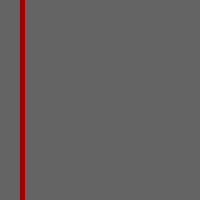
Frame 1 (no input)
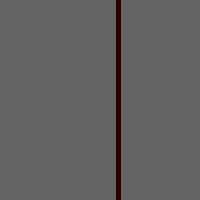
Frame 60 (the mouse pressed at the canvas centre just before this capture)
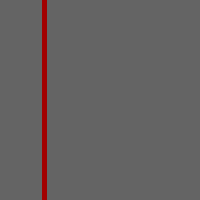
Frame 120 (the mouse held since frame 60 and released just before this capture)

The Processing sketch that drew these frames (run headless with seeded random() and noise(); from frame 60 on, the mouse is pressed at the canvas centre):

// Processing sketch: e141_pjs_audio
// ── e141_pjs_audio.pde
interface JavaScript {
  void playSound0();
  void playSound1();
}
void bindJavascript(JavaScript js) {
  javascript = js;
}
JavaScript javascript;

int x, dx;
void setup() {
  size(200, 200);
  noStroke();
  x = 20;
  dx = 6;
}
void draw() {
  background(100);
  fill(random(255),0,0);
  rect(x, 0, 5, height);
  x = x + dx;
  if(x < 1) {
    if(javascript != null) {
      javascript.playSound0();
    }
    x = 0;
    dx = 2;
  }
  if(x > width) {
    if(javascript != null) {
      javascript.playSound1();
    }
    x = width;
    dx = -3;    
  }  
}
